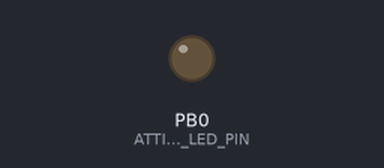
Simulated run of this sketch. Board: ATtiny85, built with avr-gcc and run on an emulated ATtiny85. Shown: output pins drawn as LEDs (lit = HIGH).

Above: at 0.5 s.
At 2.62 s:
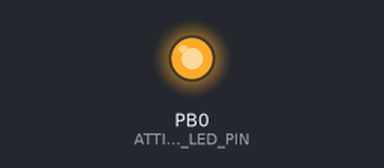
Timing chart, 0 to 3.0 s (numbered marks = the images above):
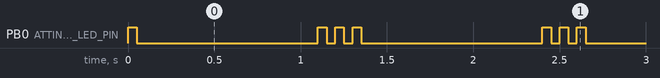

The sketch:

ATTiny13-Blink-OK.ino
```cpp
// Attiny13 hello world blink program
// for burning bootloader follow this link:
//https://create.arduino.cc/projecthub/taunoerik/programming-attiny13-with-arduino-uno-07beba

// as per my custom h/w setup for flashing attiny85/attiny13 etc
// below code is a copy of my attiny85 blinky program

int ATTINY13_LED_PIN = 0;
void setup() {
 // initialize pin 4 (ATtiny leg 3) as an output.
 pinMode(ATTINY13_LED_PIN, OUTPUT);
}

// the loop function runs over and over again forever
void loop() {
  digitalWrite(ATTINY13_LED_PIN, HIGH);   // turn the LED on (HIGH is the voltage level)
  delay(50);                       // wait for a second
  digitalWrite(ATTINY13_LED_PIN, LOW);    // turn the LED off by making the voltage LOW
  delay(50);                       // wait for a second

  delay(1000);

  digitalWrite(ATTINY13_LED_PIN, HIGH);   // turn the LED on (HIGH is the voltage level)
  delay(50);                       // wait for a second
  digitalWrite(ATTINY13_LED_PIN, LOW);    // turn the LED off by making the voltage LOW
  delay(50);                       // wait for a second


//
  digitalWrite(ATTINY13_LED_PIN, HIGH);   // turn the LED on (HIGH is the voltage level)
  delay(50);                       // wait for a second
  digitalWrite(ATTINY13_LED_PIN, LOW);    // turn the LED off by making the voltage LOW
  delay(50);                       // wait for a second

  //delay(1500);             // wait for a second
}
```

Measured:
- by itself, PB0 (ATTINY13_LED_PIN): repeats every 1.3 s: LOW 1.1 s, 2 × (HIGH 0.05 s, LOW 0.05 s), HIGH 0.05 s
- by itself, everything shown: repeats every 1.3 s, in 6 steps
